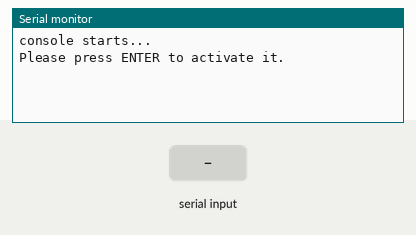
Simulated run of this sketch. Board: Arduino Uno, built with avr-gcc and run on an emulated ATmega328P. On the bench: the last lines printed to the serial monitor. The test bench sets the inputs (shaded band).

Above: at 1.2 s.
1.3 s: "1\n" received over Serial
At 2.5 s:
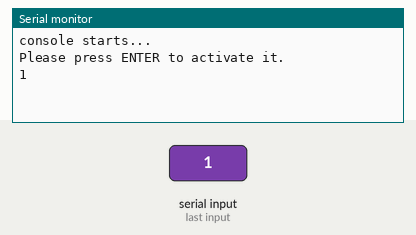
2.8 s: byte 13 ('\r') received over Serial
At 3.7 s:
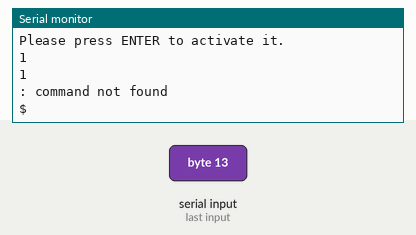
4.3 s: "0\n" received over Serial
At 4.9 s:
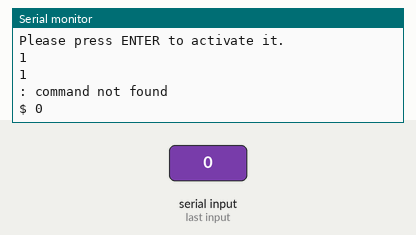

Measured:
- after the input at 1.3 s, the serial monitor: prints a new line at once (image 1)
- after the input at 2.8 s, the serial monitor: prints a new line at once (image 2)
- after the input at 4.3 s, the serial monitor: prints a new line at once (image 3)

The sketch:

console.ino
```cpp
#include <stddef.h>
#include <stdarg.h>
#include "list.h"
#include "console.h"

#define MAX_ARGV_ENTRIES	4

typedef int (*cmd_fn_type)(int argc, char **argv);
struct cmd_handle {
	char *cmd_word;
	cmd_fn_type cmd_fn;
};

static struct console_cmd concmd;
static char *argv[MAX_ARGV_ENTRIES];
static int argc;

static int cmd_help(int argc, char **argv);
static int cmd_debug(int argc, char **argv);

const struct cmd_handle hcmd_arr[] = {
	{
		"help",
		cmd_help,
	},
	{
		"?",
		cmd_help,
	},
	{
		"debug",
		cmd_debug,
	},
	{
		NULL,
		NULL,
	}
};

static void os_printf(char *fmt, ... )
{
	char buf[128];
	va_list args;
	va_start(args, fmt );
	vsnprintf(buf, 128, fmt, args);
	va_end(args);
	Serial.print(buf);
}

void commands_register(struct console_cmd *conc)
{
	conc->hcmd_arr = hcmd_arr;
}

static int cmd_help(int argc, char **argv)
{
	const struct cmd_handle *c;
	os_printf("available commands:\n\r");
	for (c = &hcmd_arr[0]; c->cmd_word != NULL; c++)
		os_printf("\t%s\n\r", c->cmd_word);
	return 0;
}

static int cmd_debug(int argc, char **argv)
{
	os_printf("%s\n\r", __func__);
	return 0;
}


static void __cmd_char_push(struct console_cmd *conc, char ch)
{
	struct cmd_char *cc;

	if (conc->ccs.nc >= 0 && conc->ccs.nc < CMD_CHAR_BUF_SIZE) {
		cc = &conc->cbuf[conc->ccs.nc];
		cc->c = ch;
		list_add(&cc->list, &conc->ccs.s);
		conc->ccs.nc++;
	}
	conc->ccs.nc_tot++;
}

static void __cmd_char_pop(struct console_cmd *conc)
{
	struct cmd_char *cc;

	if (conc->ccs.nc_tot > conc->ccs.nc) {
		conc->ccs.nc_tot--;
		return;
	}
	if (conc->ccs.nc > 0 && conc->ccs.nc <= CMD_CHAR_BUF_SIZE) {
		cc = &conc->cbuf[conc->ccs.nc - 1];
		cc->c = 0;
		list_del(&cc->list);
		conc->ccs.nc--;
	}
	if (conc->ccs.nc_tot > 0)
		conc->ccs.nc_tot--;
}

static void __cmd_char_stack_flush(struct console_cmd *conc)
{
	struct cmd_char *cc, *cc_tmp;
	list_for_each_entry_safe(cc, cc_tmp, &conc->ccs.s, list) {
		list_del(&cc->list);
		cc->c = 0;
	}
	conc->ccs.nc = 0;
	conc->ccs.nc_tot = 0;
	memset(conc->cbuf, 0, sizeof(conc->cbuf));
}

static int parse_cmd(struct console_cmd *conc)
{
	char str[32] = { 0 };
	char *args = NULL;
	char *tok = NULL;
	static char *cmd_saveptr = NULL;
	int i;

	for (i = 0; i < conc->ccs.nc; i++)
		str[i] = conc->cbuf[i].c;

	tok = strtok_r(str, " ", &cmd_saveptr);

	for (i = 0; conc->hcmd_arr[i].cmd_word != NULL; i++) {
		if (strcmp(tok, conc->hcmd_arr[i].cmd_word) == 0) {
			conc->index = i;
			break;
		}
	}
	if (conc->index < 0) {
		os_printf("%s: command not found\n\r", tok);
		return 0;
	}

	memset(argv, 0, MAX_ARGV_ENTRIES * sizeof(char *));
	argv[0] = conc->hcmd_arr[conc->index].cmd_word;

	args = strtok_r(NULL, "\r", &cmd_saveptr);

	memset(conc->args, 0, CMD_CHAR_BUF_SIZE);
	i = 0;
	if (args != NULL) {
		strcpy(conc->args, args);
		cmd_saveptr = NULL;
		tok = strtok_r((char *)conc->args, " ", &cmd_saveptr);
		while (tok != NULL) {
			os_printf("argv[%d]: %s\n\r", ++i, tok);
			argv[i] = tok;
			if (i == MAX_ARGV_ENTRIES - 1)
				break;
			tok = strtok_r(NULL, " ", &cmd_saveptr);
		}
	}
	argc = i + 1;
	if (argc > 1)
		os_printf("argc: %d\n\r", argc);

	return strchr(args, '&') == NULL ? 0 : 1;
}

#ifdef DEBUG_CONSOLE
static int process_enter(struct console_cmd *conc)
{
	struct cmd_char *cc;
	list_for_each_entry_reverse(cc, &conc->ccs.s, list) {
		os_printf("%c", cc->c);
	}
	os_printf("\n\rnc: %d, tot: %d\n\r", conc->ccs.nc, conc->ccs.nc_tot);
	__cmd_char_stack_flush(conc);
	os_printf("$ ");
	return 0;
}
#else
static int process_enter(struct console_cmd *conc)
{
	int backend = 0;
	int ret;

	conc->index = -1;
	if (conc->ccs.nc > 0)
		backend = parse_cmd(conc);

	if (conc->index < 0)
		goto finish_enter;

	ret = conc->hcmd_arr[conc->index].cmd_fn(argc, argv);

	/* TODO Distinguish different kinds of errors per ret value */
	if (ret < 0) {
		os_printf("%s: exec failed %d\n\r",
				conc->hcmd_arr[conc->index].cmd_word, ret);
	}

finish_enter:
	__cmd_char_stack_flush(conc);
	Serial.print("$ ");

	return 0;
}
#endif /* DEBUG_CONSOLE */


void setup() {
	Serial.begin(9600);
	memset(&concmd, 0, sizeof(struct console_cmd));
	INIT_LIST_HEAD(&concmd.ccs.s);
	commands_register(&concmd);
	Serial.println("\n\rconsole starts...");
	Serial.println("Please press ENTER to activate it.");
}

void loop() {
	struct console_cmd *conc = &concmd;
	while (Serial.available()) {
		char ch = (char)Serial.read();
		switch (ch) {
		case '\r':
			Serial.print('\n');
			Serial.print('\r');
			process_enter(conc);
			break;
		case '\b':
			if (conc->ccs.nc != 0) {
				Serial.print('\b');
				Serial.print(' ');
				Serial.print('\b');
				__cmd_char_pop(conc);
			}
			break;
		default:
			Serial.print(ch);
			__cmd_char_push(conc, ch);
			break;
		}
	}
	delay(10);
}
```

console.h
```cpp
#ifndef __CONSOLE_H__
#define __CONSOLE_H__

/*#define DEBUG_CONSOLE*/
#define CMD_CHAR_BUF_SIZE	32

struct cmd_char_stack {
	int nc;
	int nc_tot;
	struct list_head s;
};

struct cmd_char {
	char c;
	struct list_head list;
};

struct console_cmd {
	const struct cmd_handle *hcmd_arr;
	struct cmd_char_stack ccs;
	struct cmd_char cbuf[CMD_CHAR_BUF_SIZE];
	char args[CMD_CHAR_BUF_SIZE];
	int index;
};

#endif /* __CONSOLE_H__ */
```

list.h
```cpp
#ifndef __LIST_H__
#define __LIST_H__

struct list_head {
	struct list_head *next;
	struct list_head *prev;
};

#define container_of(ptr, type, member) \
({ \
	const typeof(((type *)0)->member) *__mptr = (ptr); \
	(type *)((char *)__mptr - offsetof(type, member)); \
})

#define LIST_HEAD_INIT(name) { &(name), &(name) }

#define LIST_HEAD(name) \
	struct list_head name = LIST_HEAD_INIT(name)

static inline void INIT_LIST_HEAD(struct list_head *list)
{
	list->next = list;
	list->prev = list;
}

static inline void __list_add(struct list_head *new_node,
			      struct list_head *prev, struct list_head *next)
{
	next->prev = new_node;
	new_node->next = next;
	new_node->prev = prev;
	prev->next = new_node;
}

static inline void list_add(struct list_head *new_node, struct list_head *head)
{
	__list_add(new_node, head, head->next);
}

static inline void list_add_tail(struct list_head *new_node, struct list_head *head)
{
	__list_add(new_node, head->prev, head);
}

static inline void __list_del(struct list_head *prev, struct list_head *next)
{
	next->prev = prev;
	prev->next = next;
}

static inline void __list_del_entry(struct list_head *entry)
{
	__list_del(entry->prev, entry->next);
}

static inline void list_del(struct list_head *entry)
{
	__list_del(entry->prev, entry->next);
	entry->next = NULL;
	entry->prev = NULL;
}

static inline void list_del_init(struct list_head *entry)
{
	__list_del_entry(entry);
	INIT_LIST_HEAD(entry);
}

#define list_entry(ptr, type, member) \
	container_of(ptr, type, member)

#define list_for_each_entry_reverse(pos, head, member)			\
	for (pos = list_entry((head)->prev, typeof(*pos), member);	\
	     &pos->member != (head);					\
	     pos = list_entry(pos->member.prev, typeof(*pos), member))

#define list_for_each_entry_safe(pos, n, head, member)			\
	for (pos = list_entry((head)->next, typeof(*pos), member),	\
		n = list_entry(pos->member.next, typeof(*pos), member);	\
	     &pos->member != (head);					\
	     pos = n, n = list_entry(n->member.next, typeof(*n), member))

#define list_for_each_entry_safe_reverse(pos, n, head, member)		\
	for (pos = list_entry((head)->prev, typeof(*pos), member),	\
		n = list_entry(pos->member.prev, typeof(*pos), member);	\
	     &pos->member != (head);					\
	     pos = n, n = list_entry(n->member.prev, typeof(*n), member))

#endif /* __LIST_H__ */
```
